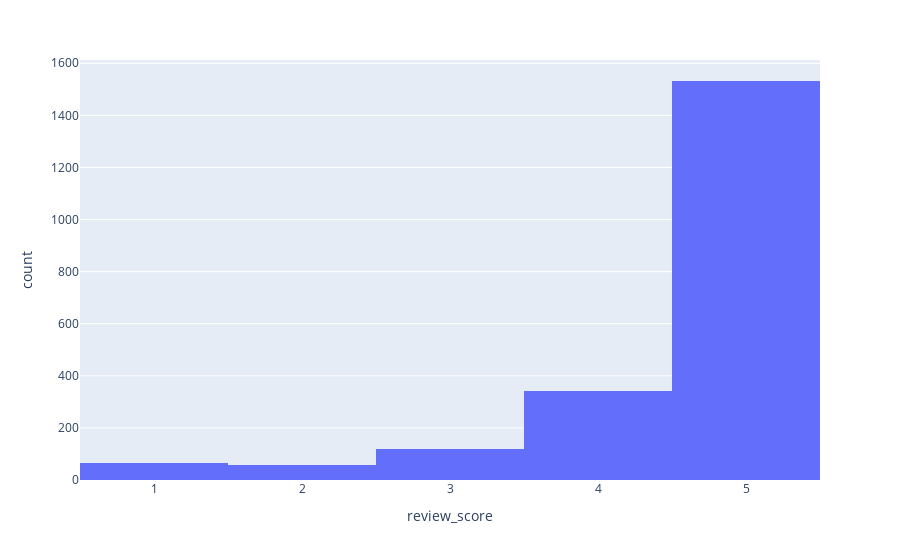

The notebook cell saved with this chart:
### Code cell
fig = px.histogram(reviews_edt, x = 'review_score')
fig.show()

### Figure 1 — Plotly figure (JSON) as saved in the notebook; plotly's stock layout.template omitted (floating-point values rounded to 4 significant figures; data arrays with more than 128 entries replaced by an {"elided": "..."} marker saying what was removed)
{"data": [{"alignmentgroup": "True", "bingroup": "x", "hovertemplate": "review_score=%{x}<br>count=%{y}<extra></extra>", "legendgroup": "", "marker": {"color": "#636efa"}, "name": "", "offsetgroup": "", "orientation": "v", "showlegend": false, "type": "histogram", "x": {"elided": "2117 int values"}, "xaxis": "x", "yaxis": "y"}], "layout": {"barmode": "relative", "legend": {"tracegroupgap": 0}, "margin": {"t": 60}, "xaxis": {"anchor": "y", "domain": [0, 1], "title": {"text": "review_score"}}, "yaxis": {"anchor": "x", "domain": [0, 1], "title": {"text": "count"}}}}
